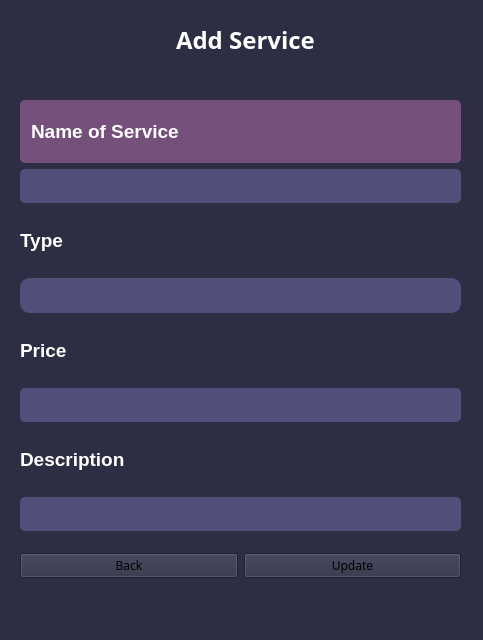
<?xml version="1.0" encoding="UTF-8"?>
<ui version="4.0">
 <class>MainWindow</class>
 <widget class="QMainWindow" name="MainWindow">
  <property name="geometry">
   <rect>
    <x>0</x>
    <y>0</y>
    <width>483</width>
    <height>640</height>
   </rect>
  </property>
  <property name="windowTitle">
   <string>MainWindow</string>
  </property>
  <property name="styleSheet">
   <string notr="true">background-color: #2D2E43;</string>
  </property>
  <widget class="QWidget" name="centralwidget">
   <widget class="QWidget" name="horizontalLayoutWidget">
    <property name="geometry">
     <rect>
      <x>20</x>
      <y>0</y>
      <width>441</width>
      <height>80</height>
     </rect>
    </property>
    <layout class="QHBoxLayout" name="horizontalLayout">
     <item>
      <widget class="QLabel" name="logo">
       <property name="maximumSize">
        <size>
         <width>150</width>
         <height>16777215</height>
        </size>
       </property>
       <property name="text">
        <string/>
       </property>
      </widget>
     </item>
     <item>
      <widget class="QLabel" name="label_title">
       <property name="font">
        <font>
         <family>Roboto Slab</family>
         <weight>75</weight>
         <bold>true</bold>
        </font>
       </property>
       <property name="styleSheet">
        <string notr="true"/>
       </property>
       <property name="text">
        <string>&lt;html&gt;&lt;head/&gt;&lt;body&gt;&lt;p&gt;&lt;span style=&quot; font-size:18pt; color:#ffffff;&quot;&gt;Add Service&lt;/span&gt;&lt;/p&gt;&lt;/body&gt;&lt;/html&gt;</string>
       </property>
      </widget>
     </item>
    </layout>
   </widget>
   <widget class="QWidget" name="verticalLayoutWidget">
    <property name="geometry">
     <rect>
      <x>20</x>
      <y>100</y>
      <width>441</width>
      <height>431</height>
     </rect>
    </property>
    <layout class="QVBoxLayout" name="verticalLayout">
     <item>
      <widget class="QLabel" name="label">
       <property name="styleSheet">
        <string notr="true">background-color: rgb(117, 80, 123);
font-size: 14px;
padding: 8px;
border-radius: 5px</string>
       </property>
       <property name="text">
        <string>&lt;html&gt;&lt;head/&gt;&lt;body&gt;&lt;p&gt;&lt;span style=&quot; font-size:14pt; font-weight:600; color:#ffffff;&quot;&gt;Name of Service&lt;/span&gt;&lt;/p&gt;&lt;/body&gt;&lt;/html&gt;</string>
       </property>
      </widget>
     </item>
     <item>
      <widget class="QLineEdit" name="name_input">
       <property name="styleSheet">
        <string notr="true">color: rgb(0, 0, 0); 
background-color: rgb(80, 80, 122); 
font-size: 14px;
padding: 8px;
border-radius: 5px</string>
       </property>
      </widget>
     </item>
     <item>
      <widget class="QLabel" name="label_4">
       <property name="styleSheet">
        <string notr="true"/>
       </property>
       <property name="text">
        <string>&lt;html&gt;&lt;head/&gt;&lt;body&gt;&lt;p&gt;&lt;span style=&quot; font-size:14pt; font-weight:600; color:#ffffff;&quot;&gt;Type&lt;/span&gt;&lt;/p&gt;&lt;/body&gt;&lt;/html&gt;</string>
       </property>
      </widget>
     </item>
     <item>
      <widget class="QComboBox" name="Combobox">
       <property name="styleSheet">
        <string notr="true">QComboBox {
    background-color: rgb(80, 80, 122); 
    border: 2px solid rgb(80, 80, 122);
    border-radius: 10px;
    padding: 5px 7px;
    font-size: 16px;
    min-width: 150px;
    color: #ffffff;  /* Text color */
    selection-background-color: #aabade;
}

QComboBox::drop-down {
    background-color: rgb(80, 80, 122); 
    border: none;
    width: 30px;
    border-top-right-radius: 10px;
    border-bottom-right-radius: 10px;
}

QComboBox::down-arrow {
    image: url(down_arrow.png);
    width: 15px;
    height: 15px;
}

QComboBox QAbstractItemView {
    border: 1px solid #ccc;
    border-radius: 5px;
    background-color: #2D2E43;  /* Item view background color */
    selection-background-color: #aabade;
    selection-color: #ffffff;  /* Item view text color */
    min-width: 150px;
    font-size: 16px;
}</string>
       </property>
      </widget>
     </item>
     <item>
      <widget class="QLabel" name="label_2">
       <property name="text">
        <string>&lt;html&gt;&lt;head/&gt;&lt;body&gt;&lt;p&gt;&lt;span style=&quot; font-size:14pt; font-weight:600; color:#ffffff;&quot;&gt;Price&lt;/span&gt;&lt;/p&gt;&lt;/body&gt;&lt;/html&gt;</string>
       </property>
      </widget>
     </item>
     <item>
      <widget class="QLineEdit" name="price_input">
       <property name="styleSheet">
        <string notr="true">color: rgb(0, 0, 0); 
background-color: rgb(80, 80, 122); 
font-size: 14px;
padding: 8px;
border-radius: 5px</string>
       </property>
      </widget>
     </item>
     <item>
      <widget class="QLabel" name="label_3">
       <property name="text">
        <string>&lt;html&gt;&lt;head/&gt;&lt;body&gt;&lt;p&gt;&lt;span style=&quot; font-size:14pt; font-weight:600; color:#ffffff;&quot;&gt;Description&lt;/span&gt;&lt;/p&gt;&lt;/body&gt;&lt;/html&gt;</string>
       </property>
      </widget>
     </item>
     <item>
      <widget class="QLineEdit" name="desc_input">
       <property name="styleSheet">
        <string notr="true">color: rgb(0, 0, 0); 
background-color: rgb(80, 80, 122); 
font-size: 14px;
padding: 8px;
border-radius: 5px</string>
       </property>
      </widget>
     </item>
    </layout>
   </widget>
   <widget class="QWidget" name="horizontalLayoutWidget_3">
    <property name="geometry">
     <rect>
      <x>20</x>
      <y>540</y>
      <width>441</width>
      <height>51</height>
     </rect>
    </property>
    <layout class="QHBoxLayout" name="horizontalLayout_3">
     <item>
      <widget class="QPushButton" name="push_back">
       <property name="font">
        <font>
         <family>Roboto Slab</family>
         <pointsize>9</pointsize>
         <weight>50</weight>
         <bold>false</bold>
        </font>
       </property>
       <property name="styleSheet">
        <string notr="true">/* PUSH BUTTON */
QPushButton {
    background-color: rgb(80, 80, 122);
    color: white;
    border: none;
    border-radius: 7px;
    padding: 10px 20px;
}

QPushButton:hover {
	background-color: rgb(245, 154, 182);
}

QPushButton:pressed {
    background-color: rgb(109, 68, 81);
}

color: rgb(255, 255, 255);</string>
       </property>
       <property name="text">
        <string>Back</string>
       </property>
      </widget>
     </item>
     <item>
      <widget class="QPushButton" name="push_update">
       <property name="font">
        <font>
         <family>Roboto Slab</family>
         <pointsize>9</pointsize>
         <weight>50</weight>
         <bold>false</bold>
        </font>
       </property>
       <property name="styleSheet">
        <string notr="true">/* PUSH BUTTON */
QPushButton {
    background-color: rgb(80, 80, 122);
    color: white;
    border: none;
    border-radius: 7px;
    padding: 10px 20px;
}

QPushButton:hover {
	background-color: rgb(245, 154, 182);
}

QPushButton:pressed {
    background-color: rgb(109, 68, 81);
}

color: rgb(255, 255, 255);</string>
       </property>
       <property name="text">
        <string>Update</string>
       </property>
      </widget>
     </item>
    </layout>
   </widget>
  </widget>
  <widget class="QMenuBar" name="menubar">
   <property name="geometry">
    <rect>
     <x>0</x>
     <y>0</y>
     <width>483</width>
     <height>22</height>
    </rect>
   </property>
  </widget>
  <widget class="QStatusBar" name="statusbar"/>
 </widget>
 <resources/>
 <connections/>
</ui>
